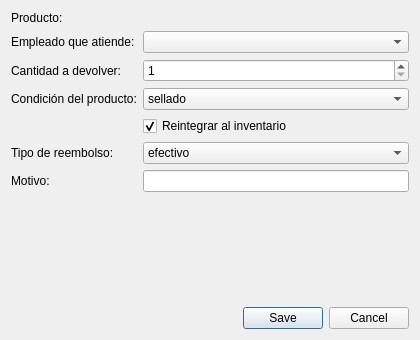
<?xml version="1.0" encoding="UTF-8"?>
<ui version="4.0">
 <class>DevolucionDialog</class>
 <widget class="QDialog" name="DevolucionDialog">
  <property name="geometry">
   <rect><x>0</x><y>0</y><width>420</width><height>340</height></rect>
  </property>
  <property name="windowTitle"><string>Registrar devolución</string></property>
  <layout class="QVBoxLayout" name="verticalLayout">
   <item>
    <layout class="QFormLayout" name="formLayout">
     <item row="0" column="0">
      <widget class="QLabel" name="labelProductoTitulo"><property name="text"><string>Producto:</string></property></widget>
     </item>
     <item row="0" column="1">
      <widget class="QLabel" name="labelProducto"><property name="text"><string/></property></widget>
     </item>
     <item row="1" column="0">
      <widget class="QLabel" name="labelEmpleado"><property name="text"><string>Empleado que atiende:</string></property></widget>
     </item>
     <item row="1" column="1">
      <widget class="QComboBox" name="comboEmpleado"/>
     </item>
     <item row="2" column="0">
      <widget class="QLabel" name="labelCantidad"><property name="text"><string>Cantidad a devolver:</string></property></widget>
     </item>
     <item row="2" column="1">
      <widget class="QSpinBox" name="spinCantidad">
       <property name="minimum"><number>1</number></property>
      </widget>
     </item>
     <item row="3" column="0">
      <widget class="QLabel" name="labelEstadoProducto"><property name="text"><string>Condición del producto:</string></property></widget>
     </item>
     <item row="3" column="1">
      <widget class="QComboBox" name="comboEstadoProducto">
       <item><property name="text"><string>sellado</string></property></item>
       <item><property name="text"><string>abierto</string></property></item>
       <item><property name="text"><string>dañado</string></property></item>
       <item><property name="text"><string>caducado</string></property></item>
      </widget>
     </item>
     <item row="4" column="1">
      <widget class="QCheckBox" name="checkReintegrarStock">
       <property name="text"><string>Reintegrar al inventario</string></property>
       <property name="checked"><bool>true</bool></property>
      </widget>
     </item>
     <item row="5" column="0">
      <widget class="QLabel" name="labelTipoReembolso"><property name="text"><string>Tipo de reembolso:</string></property></widget>
     </item>
     <item row="5" column="1">
      <widget class="QComboBox" name="comboTipoReembolso">
       <item><property name="text"><string>efectivo</string></property></item>
       <item><property name="text"><string>transferencia</string></property></item>
       <item><property name="text"><string>saldo_a_favor</string></property></item>
       <item><property name="text"><string>cambio</string></property></item>
      </widget>
     </item>
     <item row="6" column="0">
      <widget class="QLabel" name="labelMotivo"><property name="text"><string>Motivo:</string></property></widget>
     </item>
     <item row="6" column="1">
      <widget class="QLineEdit" name="lineMotivo"/>
     </item>
    </layout>
   </item>
   <item>
    <widget class="QDialogButtonBox" name="buttonBox">
     <property name="orientation"><enum>Qt::Horizontal</enum></property>
     <property name="standardButtons"><set>QDialogButtonBox::Cancel|QDialogButtonBox::Save</set></property>
    </widget>
   </item>
  </layout>
 </widget>
 <resources/>
 <connections>
  <connection>
   <sender>buttonBox</sender>
   <signal>rejected()</signal>
   <receiver>DevolucionDialog</receiver>
   <slot>reject()</slot>
  </connection>
 </connections>
</ui>
